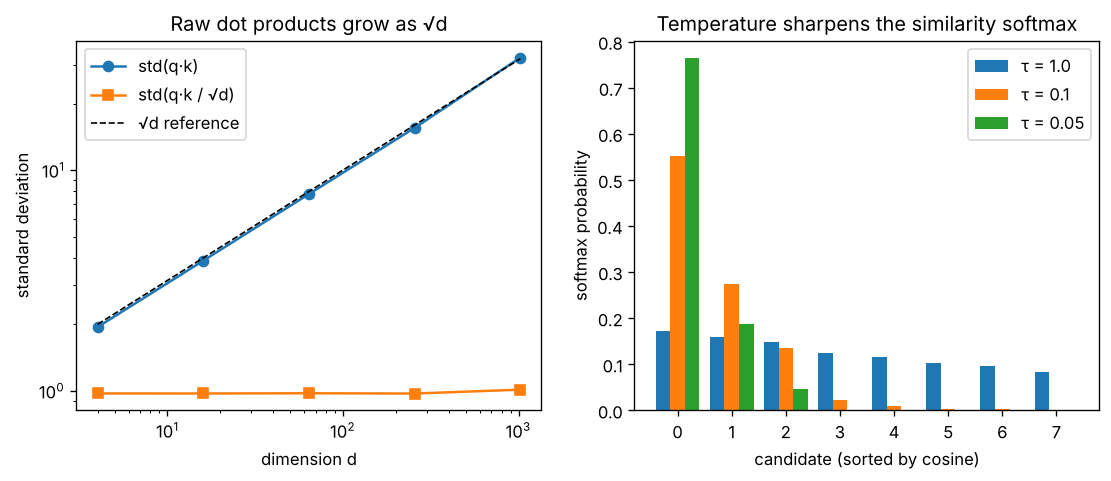

Recreate this plot in Python.
"""
Day 140 - Consolidation: the dot-product similarity thread
(neuron w.x -> attention q.k/sqrt(d) -> CLIP/SimCLR InfoNCE with temperature -> RAG retrieval by cosine).
Left : std of a dot product of two random d-dim vectors grows like sqrt(d); dividing by sqrt(d) (or unit-normalising) keeps it flat.
Right: softmax over 8 candidate cosine similarities at different temperatures (the InfoNCE / retrieval sharpness knob).
Synthetic, seed 42, nothing downloaded.
"""
import numpy as np
import matplotlib.pyplot as plt

rng = np.random.default_rng(42)

# ---- Left: dot-product scale vs dimension ------------------------------------------------
dims = np.array([4, 16, 64, 256, 1024])
raw_std, scaled_std = [], []
for d in dims:
    q = rng.standard_normal((400, d))
    k = rng.standard_normal((400, d))
    dots = (q * k).sum(axis=1)                       # 400 independent q.k samples
    raw_std.append(dots.std())
    scaled_std.append((dots / np.sqrt(d)).std())
print("d      std(q.k)   std(q.k/sqrt(d))")
for d, r, s in zip(dims, raw_std, scaled_std):
    print(f"{d:<6d} {r:8.2f}   {s:8.2f}")

# ---- Right: temperature on cosine similarities -------------------------------------------
cos = np.array([0.62, 0.55, 0.48, 0.30, 0.22, 0.10, 0.05, -0.10])   # 1 positive-ish, rest distractors
def softmax(z):
    z = z - z.max()
    e = np.exp(z)
    return e / e.sum()
temps = [1.0, 0.1, 0.05]
probs = {t: softmax(cos / t) for t in temps}
for t in temps:
    print(f"tau={t:<5} p(top1)={probs[t][0]:.3f}  p(top2)={probs[t][1]:.3f}  entropy={-(probs[t]*np.log(probs[t])).sum():.2f} nats")

fig, ax = plt.subplots(1, 2, figsize=(11, 4))
ax[0].loglog(dims, raw_std, "o-", label="std(q·k)")
ax[0].loglog(dims, scaled_std, "s-", label="std(q·k / √d)")
ax[0].loglog(dims, np.sqrt(dims), "k--", lw=1, label="√d reference")
ax[0].set_xlabel("dimension d"); ax[0].set_ylabel("standard deviation"); ax[0].set_title("Raw dot products grow as √d")
ax[0].legend()

w = 0.27
x = np.arange(len(cos))
for i, t in enumerate(temps):
    ax[1].bar(x + (i - 1) * w, probs[t], w, label=f"τ = {t}")
ax[1].set_xlabel("candidate (sorted by cosine)"); ax[1].set_ylabel("softmax probability")
ax[1].set_title("Temperature sharpens the similarity softmax")
ax[1].legend()
plt.savefig("graph_DAY_140.png", dpi=120, bbox_inches="tight")
